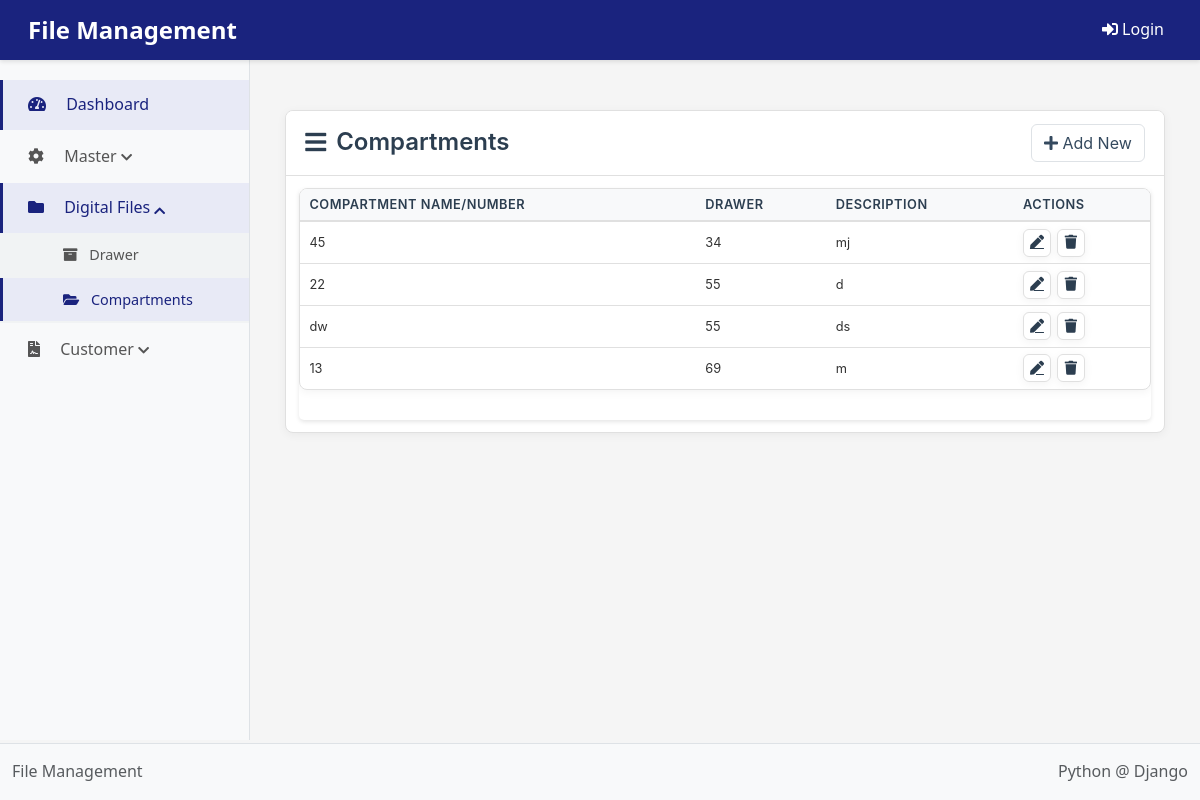
/search_compartments/, run on the app's committed database.
### management/models.py (models this page shows, shortened)
class Compartment(models.Model):
    drawer = models.ForeignKey(MasterDrawer, on_delete=models.CASCADE, related_name='compartments', verbose_name="Drawer")
    compartment_number = models.CharField(max_length=50, verbose_name="Compartment Number")
    description = models.TextField(blank=True, null=True, verbose_name="Description")
    created_at = models.DateTimeField(auto_now_add=True)
    updated_at = models.DateTimeField(auto_now=True)
    class Meta:
        verbose_name = "Compartment"
        verbose_name_plural = "Compartments"
        unique_together = ('drawer', 'compartment_number')
        ordering = ['drawer', 'compartment_number']

class MasterDrawer(models.Model):
    drawer_number = models.CharField(max_length=50, unique=True, verbose_name="Drawer Number")
    description = models.TextField(blank=True, null=True, verbose_name="Description")
    created_at = models.DateTimeField(auto_now_add=True)
    updated_at = models.DateTimeField(auto_now=True)
    class Meta:
        verbose_name = "Master Drawer"
        verbose_name_plural = "Master Drawers"
        ordering = ['drawer_number']

### management/views.py (the view)
# urls.py: path('search_compartments/', views.compartment_list, name='search_compartments'),
def compartment_list(request):
    compartments = Compartment.objects.all().order_by('drawer', 'compartment_number')
    return render(request, 'Compartment/compartment_list.html', {'compartments': compartments})

### management/templates/Compartment/compartment_list.html (shortened to what this page needs)
{% extends 'bases.html' %}
{% load i18n %}
{% load static %}
{% block content %}
<link rel="stylesheet" href="{% static 'appcss/master.css' %}">
<link rel="stylesheet" href="https://cdnjs.cloudflare.com/ajax/libs/font-awesome/5.15.4/css/all.min.css">
<div class="master-container">
    <div class="master-card">
        <div class="master-card-header">
            <h2 class="master-header">Compartments</h2>
            <a href="{% url 'create_compartment' %}" class="btn btn-primary ml-2">
                <i class="fas fa-plus"></i> {% trans 'Add New' %}
            </a>
        </div>
        <div class="master-card-body">
            <div class="table-container">
                <table class="master-table">
                    <thead>
                        <tr>
                            <th>Compartment Name/Number</th>
                            <th>Drawer</th>
                            <th>Description</th>
                            <th>Actions</th>
                        </tr>
                    </thead>
                    <tbody>
                        {% for compartment in compartments %}
                        <tr>
                            <td>{{ compartment.compartment_number }}</td>
                            <td>{{ compartment.drawer.drawer_number }}</td>
                            <td>{{ compartment.description|default:"-" }}</td>
                            <td>
                                <div class="master-btn-group">
                                    <a href="{% url 'update_compartment' compartment.pk %}" class="master-btn master-btn-warning master-btn-sm" title="Edit">
                                    </a>
                                    <form method="post" action="{% url 'delete_compartment' compartment.pk %}">
                                        <button type="submit" class="master-btn master-btn-danger master-btn-sm"
                                                onclick="return confirm('Are you sure you want to delete this compartment?')"
                                                title="Delete">
                                        </button>
                                    </form>
                                </div>
                            </td>
                        </tr>
                        {% empty %}
                        <tr>
                            <td colspan="4">No compartments found</td>
                        </tr>
                        {% endfor %}
                    </tbody>
                </table>
            </div>
        </div>
    </div>
</div>
{% endblock %}

### static/appcss/createmaster.css (style rules this page uses)
:root { --mastercreate-primary: #2c3e50; --mastercreate-secondary: #34495e; --mastercreate-accent: #3498db; --mastercreate-light: #f8f9fa; --mastercreate-border: #e0e0e0; --mastercreate-text: #333; --mastercreate-text-light: #7b7b7b; --mastercreate-success: #28a745; --mastercreate-danger: #dc3545; --mastercreate-shadow: 0 2px 10px rgba(0, 0, 0, 0.05); --mastercreate-shadow-hover: 0 4px 15px rgba(0, 0, 0, 0.08); --mastercreate-transition: all 0.25s ease; }
.master-container, .master-header, .master-btn, .master-table, .master-card { font-family: 'Inter', 'Segoe UI', 'Roboto', sans-serif; }

### static/appcss/detail.css (style rules this page uses)
:root { --primary-color: #2c3e50; --secondary-color: #34495e; --accent-color: #e74c3c; --light-bg: #f8f9fa; --border-color: #dee2e6; --text-color: #333; }
body { font-family: 'Inter', 'Segoe UI', 'Roboto', sans-serif; color: var(--text-color); line-height: 1.6; background-color: #f9fafb; }
.btn-primary { background-color: white; border: 1px solid var(--border-color); color: var(--secondary-color); }

### templates/bases.html (style rules this page uses)
:root { --primary-color: #1a237e; --sidebar-bg: #f8f9fa; --header-bg: #1a237e; --footer-bg: #f8f9fa; --header-height: 60px; --sidebar-width: 250px; }
body { font-family: 'Segoe UI', Tahoma, Geneva, Verdana, sans-serif; background-color: #f5f5f5; margin: 0; padding: 0; display: flex; flex-direction: column; min-height: 100vh; }
.table-container { background-color: white; border-radius: 5px; box-shadow: 0 2px 4px rgba(0,0,0,0.1); overflow: hidden; }

### data on the page
Compartment: compartment_number "45", drawer.drawer_number "34", description "mj"
Compartment: compartment_number "22", drawer.drawer_number "55", description "d"
Compartment: compartment_number "dw", drawer.drawer_number "55", description "ds"
Compartment: compartment_number "13", drawer.drawer_number "69", description "m"
